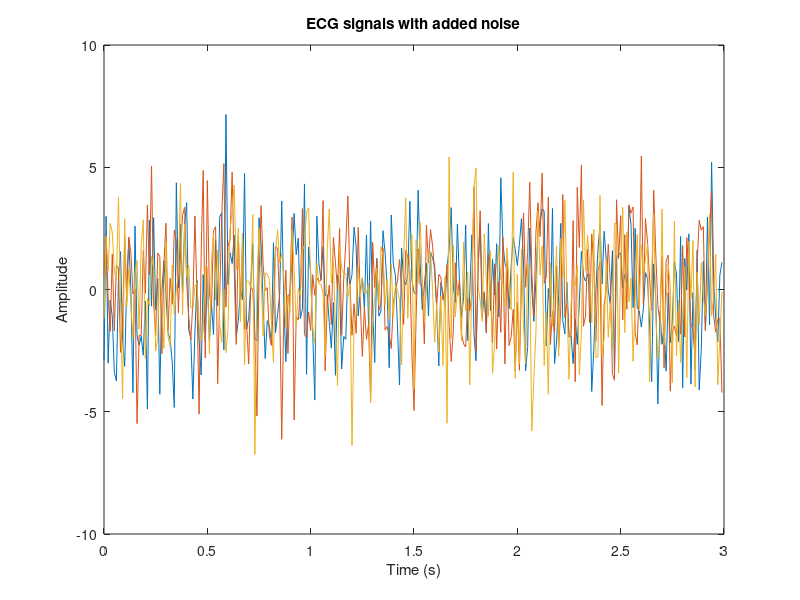
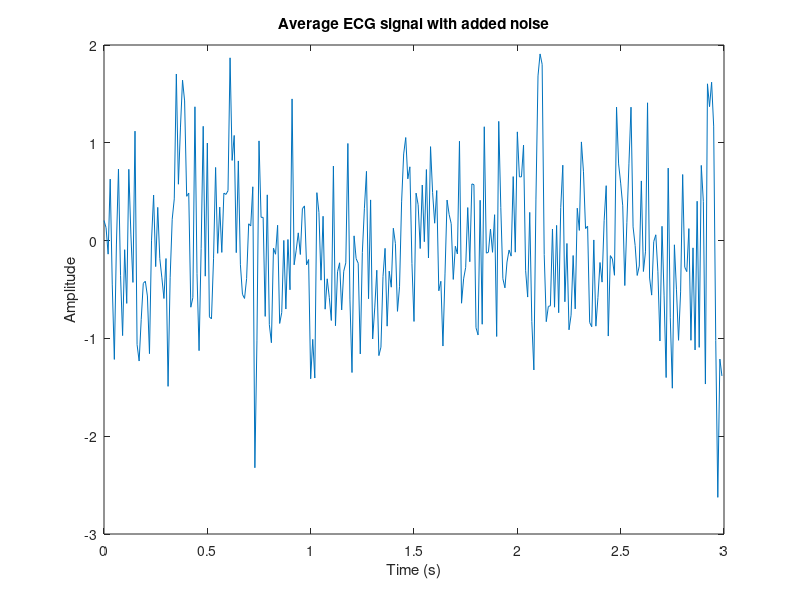

Write MATLAB code to recreate these figures, in order.
% Clear workspace, close figures, and clear command window
clear;
close all;
clc;

% Load ECG signal data from file
try
    ecg_signal = load('ecg.txt');
catch
    error('Failed to load ECG signal data file');
end

% Set sampling frequency (in Hz)
sampling_frequency = 100;

% Create time vector
time_vector = (0:length(ecg_signal)-1) / sampling_frequency;

% Select first 300 time steps
ecg_signal = ecg_signal(1:300);

% Create 10 different signals with added noise
num_signals = 10;
noise_mean = 0;
noise_var = 2;

signals = zeros(num_signals, length(ecg_signal));

for i = 1:num_signals
    noise = normrnd(noise_mean, noise_var, size(ecg_signal));
    signals(i,:) = ecg_signal + noise;
end

% Plot first three signals
figure;
plot(time_vector(1:300), signals(1:3, 1:300));
xlabel('Time (s)');
ylabel('Amplitude');
title('ECG signals with added noise');

% Calculate average of all signals and plot
average_signal = zeros(1,300);
for i = 1:num_signals
    average_signal = signals(i,1:300) + average_signal;
end
average_signal = average_signal/10;

figure;
plot(time_vector(1:300), average_signal(1:300));
xlabel('Time (s)');
ylabel('Amplitude');
title('Average ECG signal with added noise');
